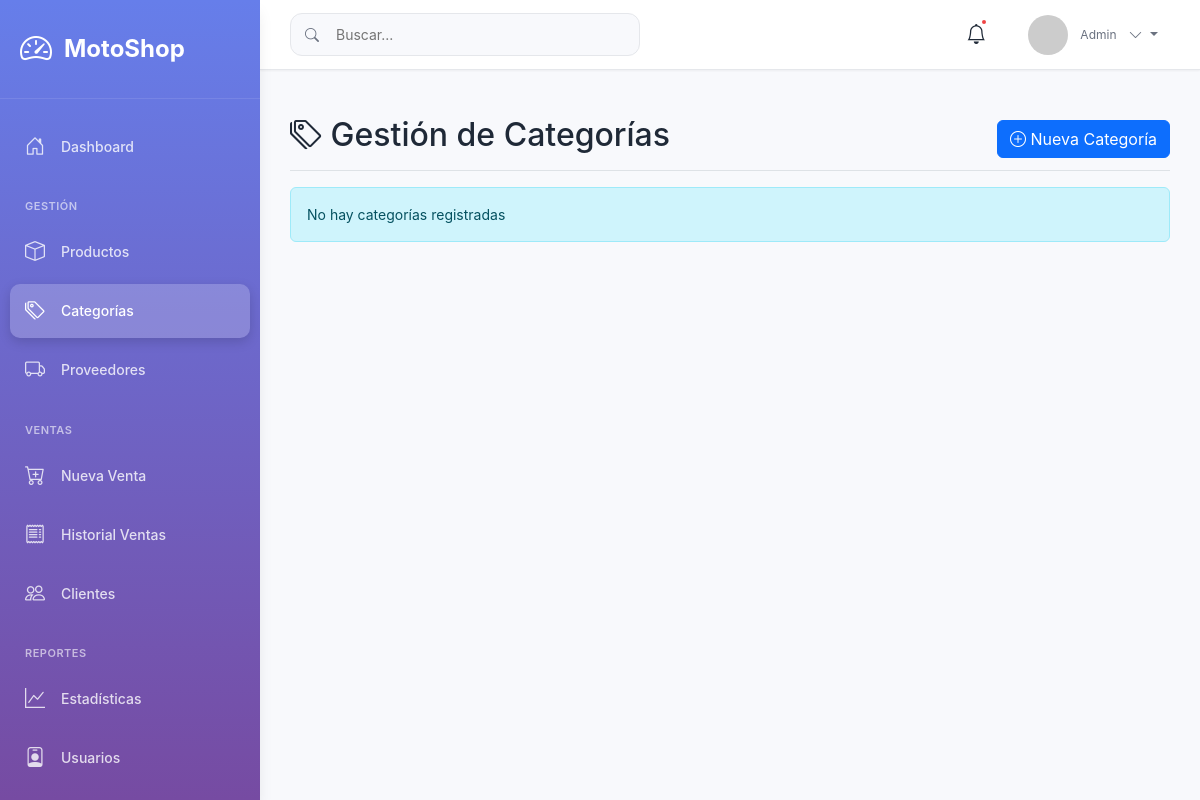
Page /inventario/categorias/ (signed in) on the earlier database version.
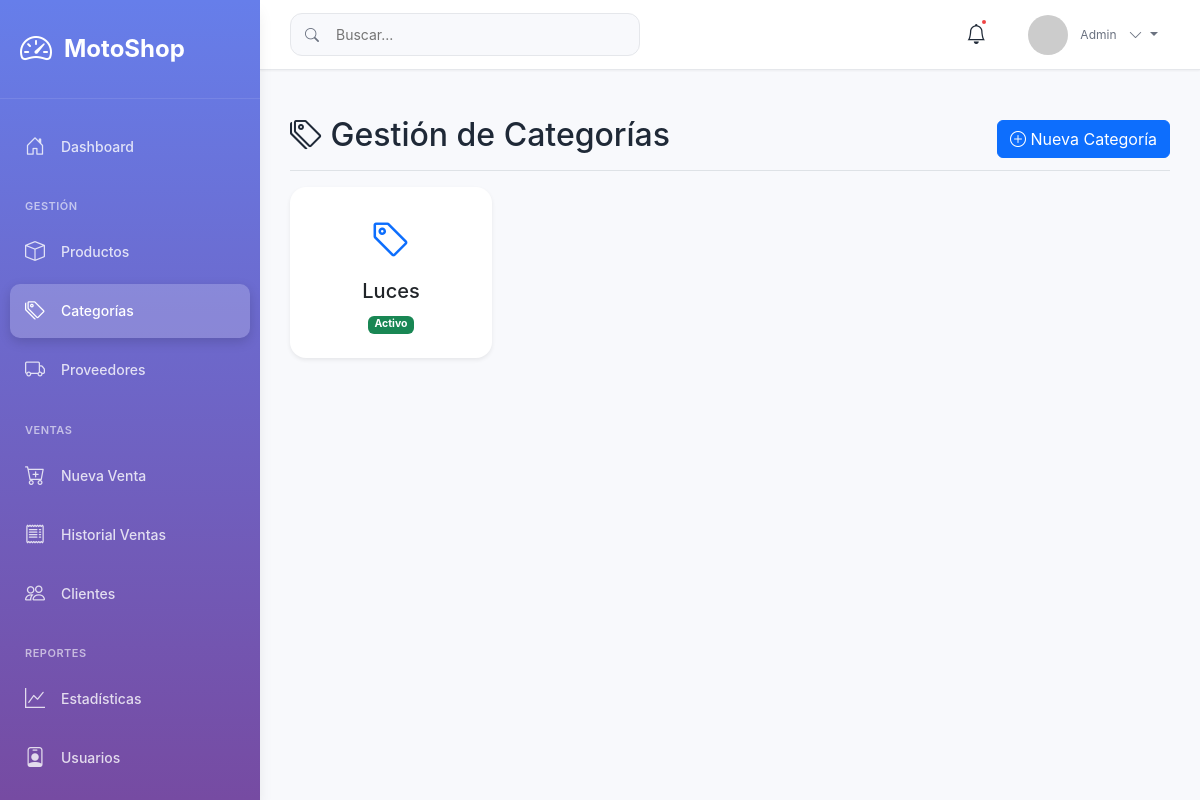
Same page on the later database version.
### apps/inventario/models.py (models this page shows, shortened)
class Categoria(models.Model):
    nombre = models.CharField(max_length=200, unique=True)
    estado = models.IntegerField(default=1)
    class Meta:
        db_table = 'categorias'
        verbose_name = 'Categoría'
        verbose_name_plural = 'Categorías'

### apps/inventario/views.py (the view)
# urls.py: path('categorias/', views.lista_categorias, name='lista_categorias'),
@login_required
def lista_categorias(request):
    categorias = Categoria.objects.filter(estado=1)
    return render(request, 'inventario/lista_categorias.html', {'categorias': categorias})

### templates/inventario/lista_categorias.html (shortened to what this page needs)
{% extends 'base.html' %}
{% block content %}
<div class="d-flex justify-content-between flex-wrap flex-md-nowrap align-items-center pt-3 pb-2 mb-3 border-bottom">
    <h1 class="h2"><i class="bi bi-tags"></i> Gestión de Categorías</h1>
    <div class="btn-toolbar mb-2 mb-md-0">
        <a href="{% url 'crear_categoria' %}" class="btn btn-primary">
            <i class="bi bi-plus-circle"></i> Nueva Categoría
        </a>
    </div>
</div>
<div class="row">
    {% for categoria in categorias %}
    <div class="col-md-3 mb-3">
        <div class="card shadow-sm">
            <div class="card-body text-center">
                <i class="bi bi-tag fs-1 text-primary"></i>
                <h5 class="mt-2">{{ categoria.nombre }}</h5>
                <span class="badge {% if categoria.estado %}bg-success{% else %}bg-secondary{% endif %}">
                    {% if categoria.estado %}Activo{% else %}Inactivo{% endif %}
                </span>
            </div>
        </div>
    </div>
    {% empty %}
    <div class="col-12">
        <div class="alert alert-info">
            No hay categorías registradas
        </div>
    </div>
    {% endfor %}
</div>
{% endblock %}

Differences in the rows shown:
added Categoria: nombre "Luces", estado "Activo"
Other differences:
text no longer shown: "No hay categorías registradas"
